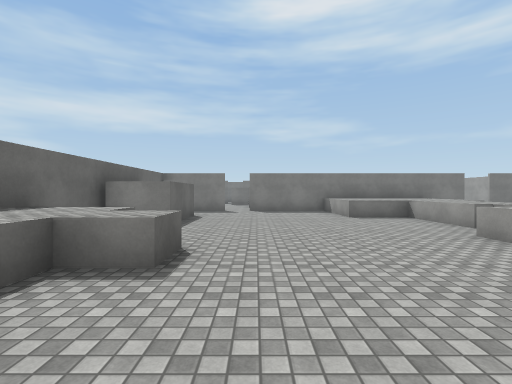
[1] (above)

20 first-person views from a walk through a Unity game level. The camera is 1.5 m above the floor, looks level and sees 85° across. The floor is counted in squares, 2 m on a side. Each view is taken from the middle of a square. On the plan, view 1 faces up. The plan holds only what a view shows up to about 10 squares ahead; the rest is blank. The place goes on beyond the plan. The player is left out. Door leaves are left out, so doorways stand open. Surface patterns are stand-ins for the level's own textures.

[2]
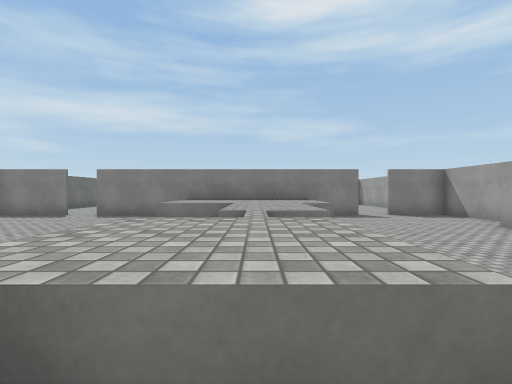

[3]
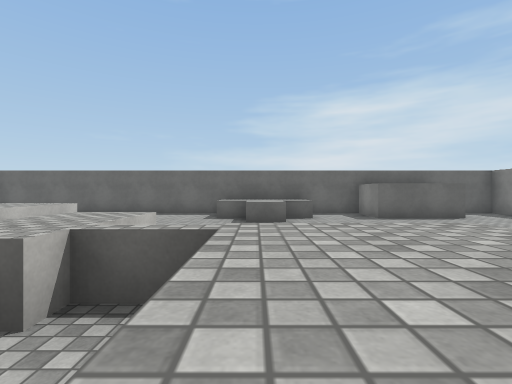

[4]
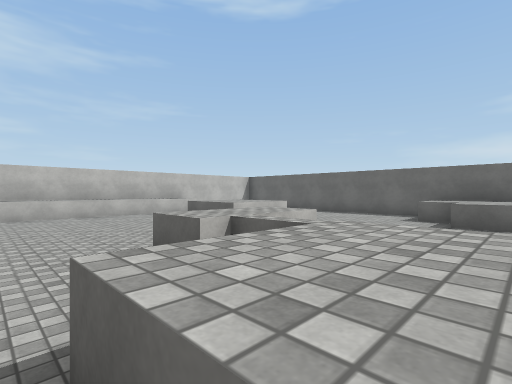

[5]
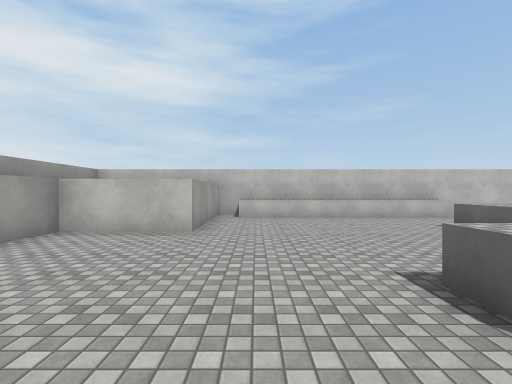

[6]
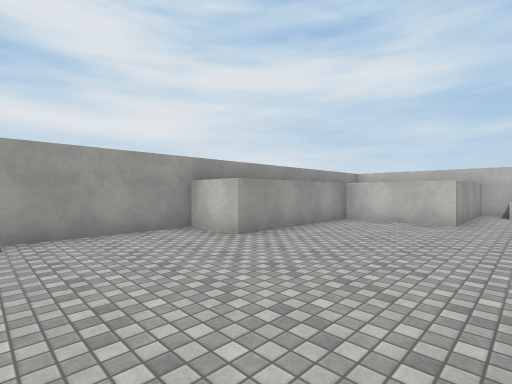

[7]
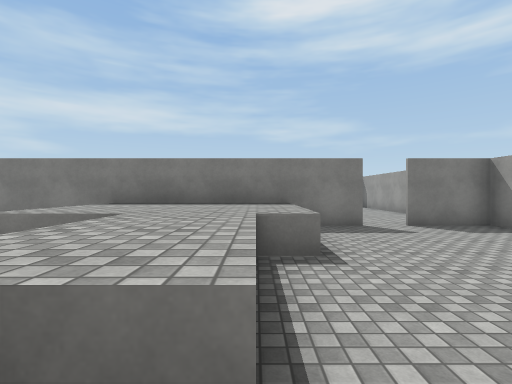

[8]
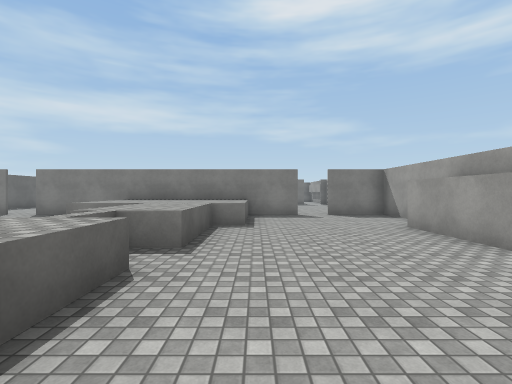

[9]
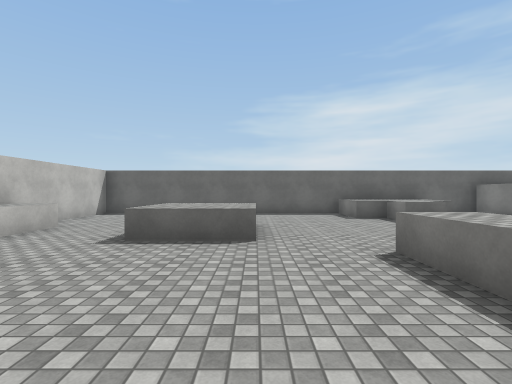

[10]
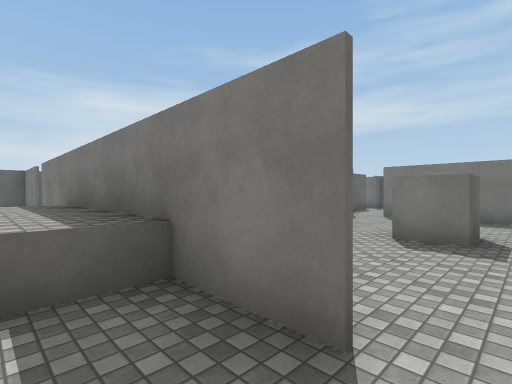

[11]
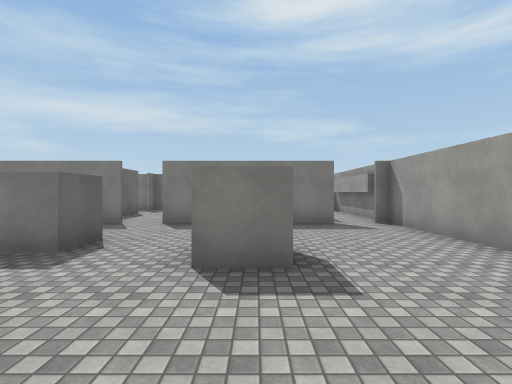

[12]
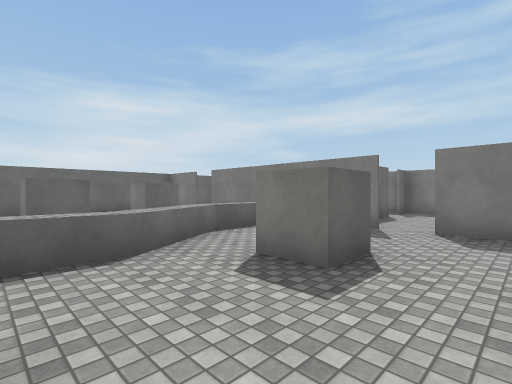

[13]
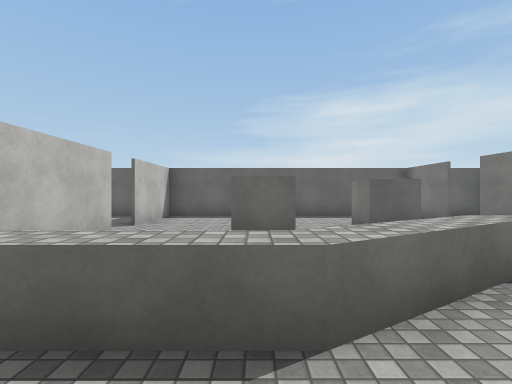

[14]
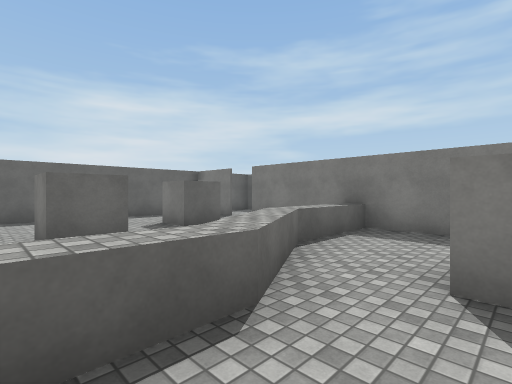

[15]
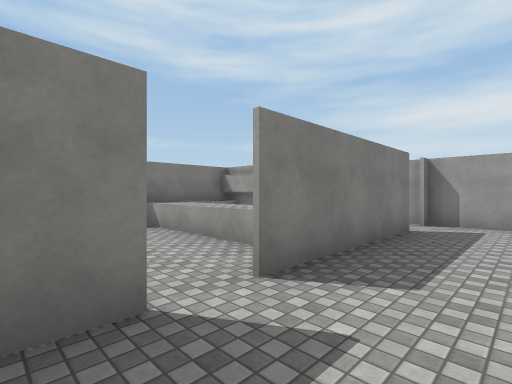

[16]
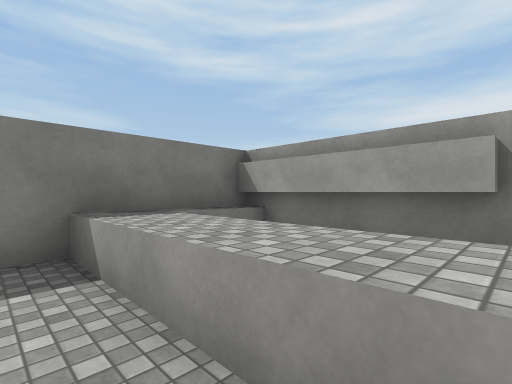

[17]
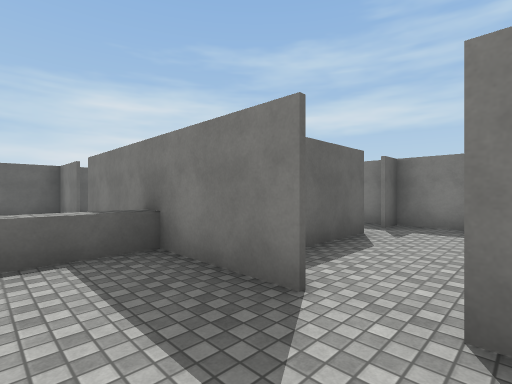

[18]
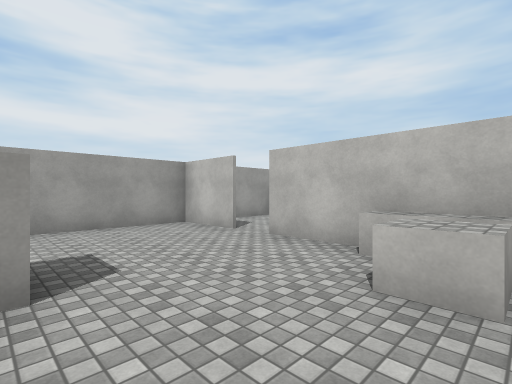

[19]
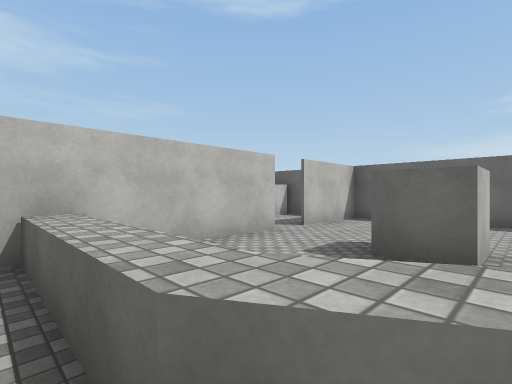

[20]
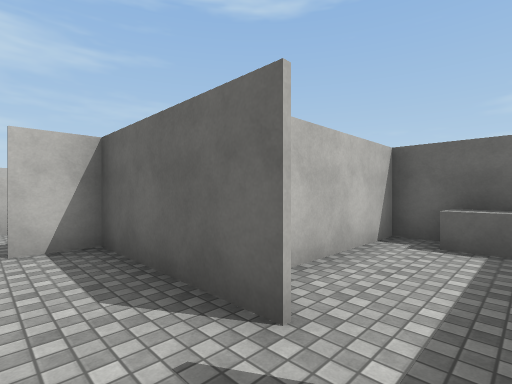

### Floor plan
Key: @ floor where view 1 was taken; # wall or solid block; . floor; D open door; = window, fence, low wall or low ledge; ^ raised ledge; C cube; B box; L block.
Columns run from 4 left of view 1 to 12 right of it. Each row starts with its distance up from view 1.
 24         #######
 23         D..^BB^
 22     ##  D..^^###
 21 #   #####..^^##
 20 #       #..^^D#
 19 ##DD#####DD##DDD#
 18 #     ^.........#
 17 #. C  ^.........#
 16 #...  ^..C......#
 15 #....  ^....C...#
 14 #...C. ^........#
 13 #..... ...L.....#
 12 #.......=.......#
 11 ###D####^####D###
 10 #......^^^^.....#
  9 ###....^^^^.....#
  8  ##......^^....##
  7 ###......^^....#
  6 #........^^....##
  5 #........^......#
  4 #^^.....^^......#
  3 #^^^....^^......#
  2 #^^.....^.......#
  1 #......^^.....###
  0 #...@.........#
 -1 #...^^........#
 -2 #   ^^........#
 -3 #   ^^......###
 -4 #  .........#
 -5 #...........#
 -6 #...^#####^.#
 -7 ####       ##

Where each view was taken, in squares from view 1:
view 1: 0 up, 0 right, facing up
view 2: 2 up, 5 right, facing up
view 3: 3 up, 6 right, facing left
view 4: 4 up, 6 right, facing down-left
view 5: 3 up, 6 right, facing down
view 6: 5 up, 6 right, facing down-right
view 7: 5 up, 6 right, facing up
view 8: 2 up, 7 right, facing up
view 9: 1 down, 6 right, facing left
view 10: 10 up, 9 right, facing up-left
view 11: 12 up, 8 right, facing up
view 12: 13 up, 7 right, facing up-left
view 13: 14 up, 5 right, facing left
view 14: 13 up, 5 right, facing up-left
view 15: 17 up, 4 right, facing up-right
view 16: 20 up, 6 right, facing up-right
view 17: 17 up, 6 right, facing up-left
view 18: 15 up, 5 right, facing down-right
view 19: 15 up, 4 right, facing down-left
view 20: 23 up, 5 right, facing down-left
